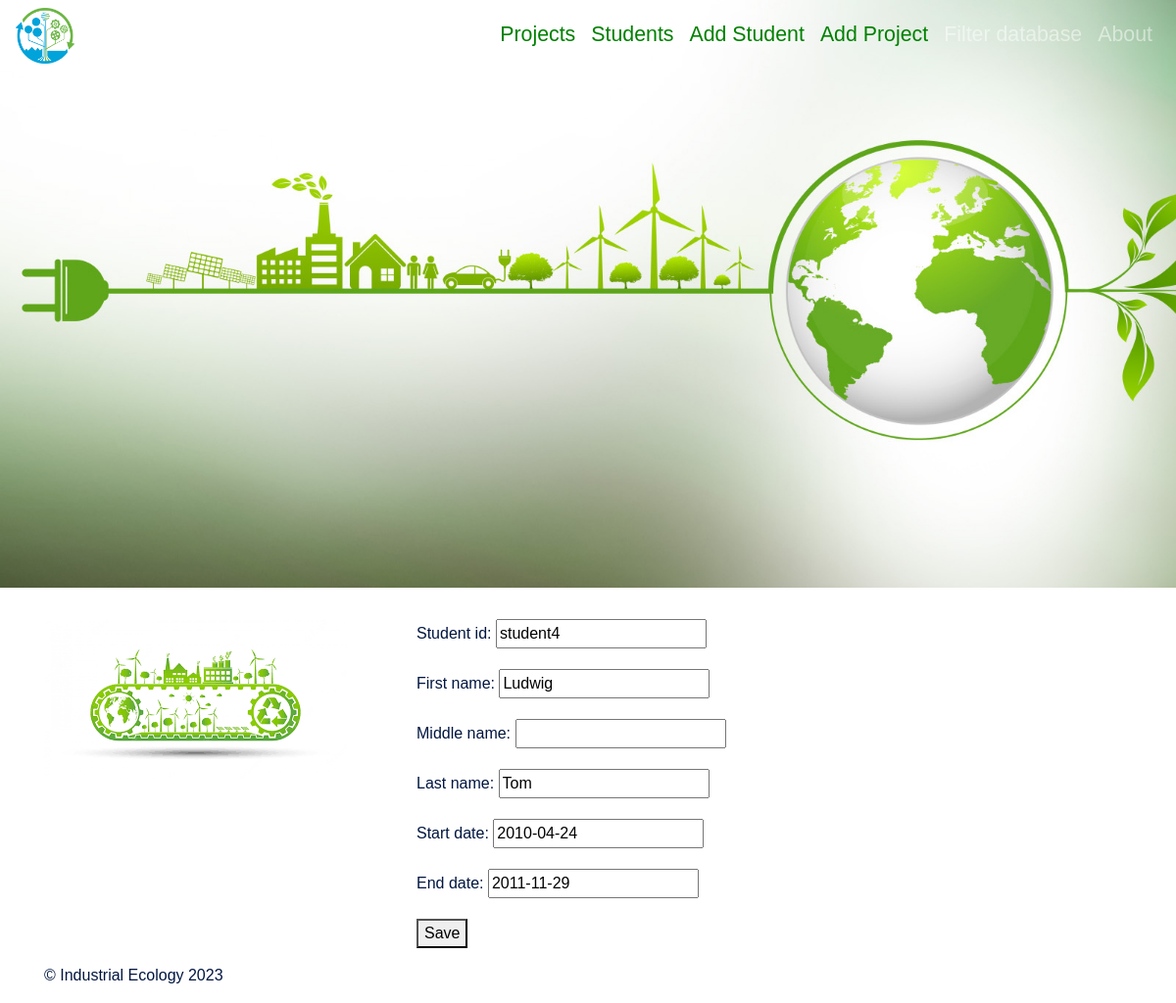
The app's page /student/student4/update with its own data.
### filter_db/models.py (models this page shows, shortened)
class Student(models.Model):
    student_id = models.CharField(
        primary_key=True,
        unique=True,
        null=False,
        blank=False,
        max_length=50,
    )
    first_name = models.CharField(
        unique=False,
        null=False,
        blank=False,
        max_length=50,
    )
    middle_name = models.CharField(
        unique=False,
        null=True,
        blank=True,
        max_length=50,
    )
    last_name = models.CharField(
        unique=False,
        null=False,
        blank=False,
        max_length=50,
    )
    start_date = models.DateField()
    end_date = models.DateField()

### filter_db/views.py (the view)
# urls.py: path('student/<str:pk>/update', views.StudentUpdateView.as_view(),name = 'student_form'),
class StudentUpdateView(generic.UpdateView) :
    model = models.Student
    template_name = 'student_form.html'
    fields = ['student_id','first_name','middle_name','last_name','start_date','end_date']

### filter_db/templates/student_form.html (shortened to what this page needs)
{% extends 'base.html' %}
{% load crispy_forms_tags %}
{% block content %}
<form method="post">
    {{ form.as_p}}
    <button  type ="submit" class "btn btn-primary">Save</button>
</form>
{% endblock content %}

### records on screen
Student: student_id "student4", first_name "Ludwig", last_name "Tom", start_date "2010-04-24", end_date "2011-11-29"
